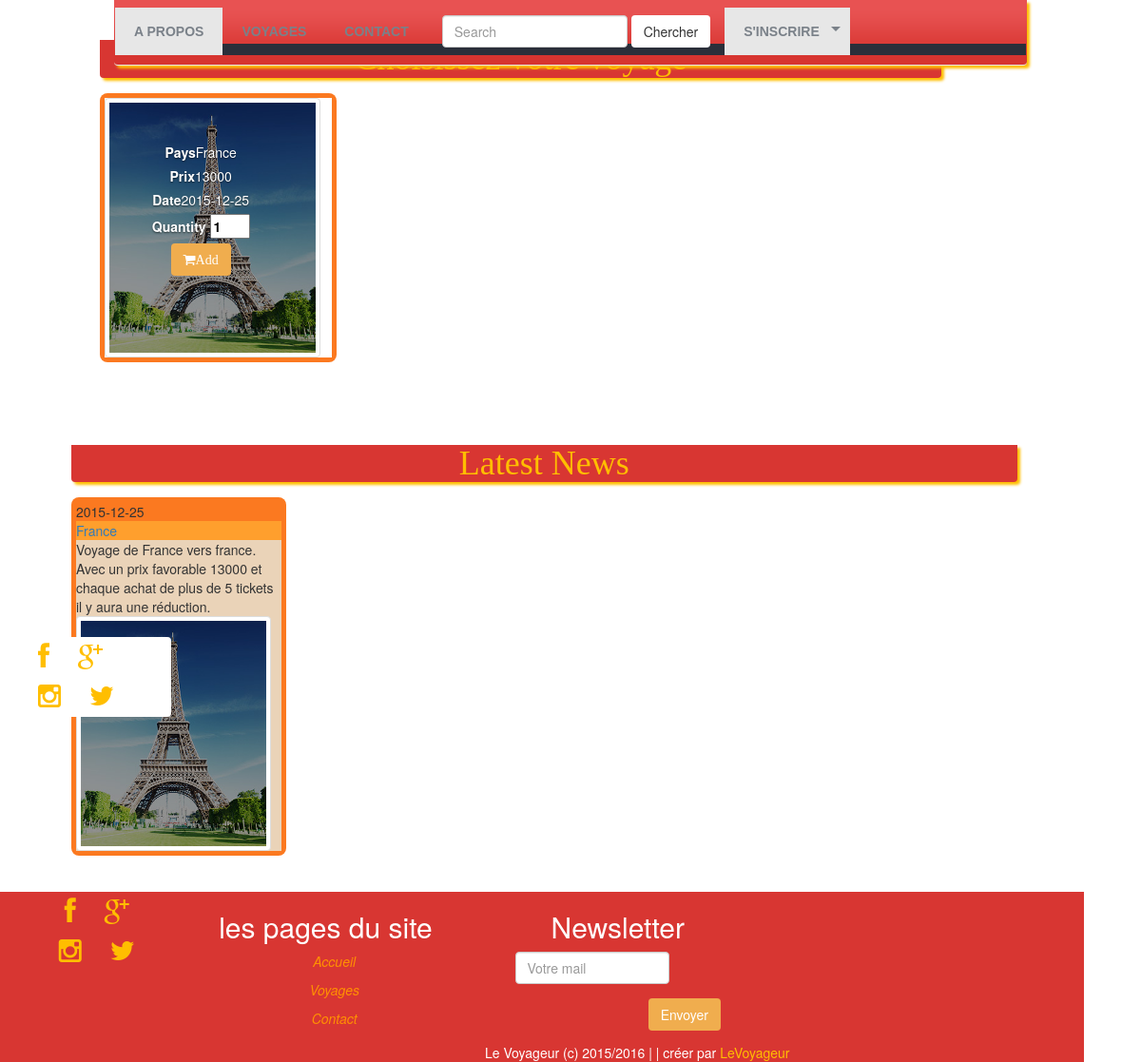
The page /levoyageurvCSSnatif/voyages.php on the database its author committed.
### tables this page shows
CREATE TABLE IF NOT EXISTS `voyage` (
  `id_voy` int(11) NOT NULL AUTO_INCREMENT,
  `pays` varchar(30) NOT NULL,
  `image` varchar(100) NOT NULL,
  `ville_d` varchar(30) NOT NULL,
  `ville_a` varchar(30) NOT NULL,
  `date_d` date NOT NULL,
  `date_a` date NOT NULL,
  `prix` double NOT NULL,
  `disponible` int(11) NOT NULL,
  PRIMARY KEY (`id_voy`)
);

### levoyageurvCSSnatif/voyages.php (the view, shortened to what this page needs)
<!DOCTYPE html>
<html lang="en">
<head>
<?php  include("front/head.php");  ?>
	</head>
	<body class="page1" id="top">
<?php
include ("front/nav.php");
 ?>
			<div class="container content-body">
				<section class="row">
					<div class="col-lg-12 col-md-12">
						<?php include("front/icons.php");  ?>
<?php
include_once("php/connect-db.php");
?>
<?php
if(isset($_POST["chercher"]))
{
$pays = htmlentities($_POST['pays'], ENT_QUOTES);
    $current_url = urlencode($url="http://".$_SERVER['HTTP_HOST'].$_SERVER['REQUEST_URI']);
$today = date('Y-m-d');
$results = $mysqli->query("SELECT id_voy,disponible, pays, date_d, image, prix ,ville_a FROM voyage  WHERE pays = '".$pays."' and date_d >= '".$today."'");
if($results){
$products_item = '<div class=" col-lg-12 col-md-12 col-xs-12 col-sm-12 text-center">
						<h1 class="head1">Les voyages vers '.$pays.'</h1>
					</div> ';
$retourChario=0;
echo "<div classe='row'>";
while($obj = $results->fetch_object())
{
	if ($retourChario==3){
echo <<<EOT
</div>
<div classe="row">
EOT;
}
else {
	$retourChario=$retourChario+1;
}
$products_item .= <<<EOT
<div class="col-lg-4 col-md-4 col-xs-6  col-sm-4 ">
<div class=" col-lg-11 col-md-11 col-xs-11 col-sm-11 art-block">
    <div class="banner">
        <img  class=" img-responsive center-block img-thumbnail" src="images/{$obj->image}" alt="">
        <div class=" caption captionpanier">
            <div class="captionpanier">Pays {$obj->pays}</div>
            <div class="captionpanier">Prix<span>{$obj->prix}</span></div>
            <div class="captionpanier date">Date<span>{$obj->date_d}</span></div>
            <form method="post" action="cartupdatev.php">
               <fieldset>
                <label>
                    <span>Quantity</span>
                    <input type="text" size="2" maxlength="2" name="product_qty" value="1"  style="color: black;"/>
                </label>
            </fieldset>
            <input type="hidden" name="id_voy" value="{$obj->id_voy}" />
            <input type="hidden" name="type" value="add" />
            <input type="hidden" name="return_url" value="{$current_url}" />
            <button type="submit" class="  btn btn-warning  fa fa-shopping-cart" >Add</button>
        </form>
    </div>
    				<a  data-toggle="modal"  data-target="#myvoya{$obj->id_voy}" style="text-decoration :none">
								voir détail
							</a>
							<div class="modal fade" id="mymodal{$obj->id_voy}" tabindex="-1" role="dialog" aria-labelledby="myModalLabe">
								<div class="modal-dialog" role="document">
									<div class="modal-content">
										<div class="modal-header">
											<button type="button" class="close" data-dismiss="modal" aria-label="Close"><span aria-hidden="true">&times;</span></button>
											<h4 class="modal-title" id="myModalLabe">detail </h4>
										</div>
										<div class="modal-body">
												<div class="form-group">
													<label for="nom3" class="col-sm-2 control-label">Description </label>
													<div class="captionpanier">Pays {$obj->pays}</div>
            										<div class="captionpanier">Prix<span>{$obj->prix}</span></div>
            										<div class="captionpanier date">Date<span>{$obj->date_d}</span></div>
													<p> voyage vers {$obj->pays}<br>
													Prix : {$obj->pays}<br>
													chaque opération d'achat sépeirire à 5 tichets, il y aura une remise
													</p>
												</div>
										</div>
									</div>
								</div>
							</div>
</div>
</div>
</div>
EOT;
}
$products_item .= '';
echo $products_item;
}
}
else
        {
           $current_url = urlencode($url="http://".$_SERVER['HTTP_HOST'].$_SERVER['REQUEST_URI']);
$today = date('Y-m-d');
$results = $mysqli->query("SELECT id_voy,disponible, pays, date_d, image, prix ,ville_a FROM voyage  WHERE date_d > '".$today."'");;
if($results){
$products_item = '<div class=" col-lg-12 col-md-12 col-xs-12 col-sm-12 text-center">
						<h1 class="head1">Choisissez votre voyage  </h1>
					</div> ';
$retourChario=0;
echo "<div class='row'>";
while($obj = $results->fetch_object())
{
	if ($retourChario==3){
echo <<<EOT
</div>
<div class =" col-lg-12 col-md-12 col-xs-12 col-sm-12 ">
<hr style="">
</div>
<div class="row">
EOT;
$retourChario=0;
}
else {
	$retourChario++;
}
$products_item .= <<<EOT
<div class="col-lg-4 col-md-4 col-xs-6  col-sm-4 ">
<div class=" col-lg-11 col-md-11 col-xs-11 col-sm-11 art-block">
    <div class="banner">
        <img  class=" img-responsive center-block img-thumbnail" src="images/{$obj->image}" alt="">
        <div class=" caption captionpanier">
            <div class=" captionpanier "><label> Pays </label>{$obj->pays}</div>
            <div class=" captionpanier "><label>Prix</label><span>{$obj->prix}</span></div>
            <div class="  captionpanier date"><label>Date</label><span>{$obj->date_d}</span></div>
            <form method="post" action="cartupdatev.php">
               <fieldset>
                <label>
                    <span>Quantity</span>
                    <input type="text" size="2" maxlength="2" name="product_qty" value="1" style="color: black;" />
                </label>
            </fieldset>
            <input type="hidden" name="id_voy" value="{$obj->id_voy}" />
            <input type="hidden" name="type" value="add" />
            <input type="hidden" name="return_url" value="{$current_url}" />
            <button type="submit" class="   btn btn-warning  fa fa-shopping-cart" >Add</button>
        </form>
    </div>
</div>
</div>
</div>
EOT;
}
$products_item .= '';
echo $products_item;
        }
        if($retourChario!=3){
        	echo "</div>";
        }
}
?>
				</section>
<?php
include("front/news.php");
  ?>
</div>
<?php
include("front/footer.php");
 ?>
</body>
</html>

### levoyageurvCSSnatif/front/news.php (shortened to what this page needs)
<section class="row">
			<div class=" col-lg-12 col-md-12 col-xs-12 col-sm-12 text-center">
				<h1 class="head1">Latest News</h1>
			</div>
<?php
include_once("php/connect-db.php");
?>
<?php
$today = date('Y-m-d');
$results = $mysqli->query("SELECT id_voy,disponible, pays, date_d, image, prix ,ville_a, ville_d FROM voyage  WHERE  date_d >= '".$today."' ORDER BY prix");
if($results){
$products_item = '';
$retourChario=0;
while($obj = $results->fetch_object() )
{
	if ($retourChario<4){
$products_item .= <<<EOT
			<div class="col-lg-3 col-md-3 col-xs-12 col-sm-6  " >
				<div class="art-block" >
					<time datetime="{$obj->date_d}">{$obj->date_d}</span></time>
					<div style="
					background-color: #EAD3B8;
					">
					<div class="" style="
					background-color: #FF9F2D;
					"><a href="#">{$obj->pays}</a></div>
					Voyage de {$obj->ville_d} vers {$obj->ville_a}. Avec un prix favorable {$obj->prix} et chaque achat de plus de 5 tickets il y aura une réduction.
					<img class=" img-responsive img-thumbnail" src="images/{$obj->image}" alt="">
				</div>
			</div>
		</div>
EOT;
$retourChario=$retourChario+1;
}
}
$products_item .= '';
echo $products_item;
}
?>
</section>

### levoyageurvCSSnatif/css/voyageur.css (style rules this page uses)
.art-block { background-color: #FB7920 ; border-radius: 8px; padding: 5px; margin-bottom: 10px; }
.head1 { font-family: cursive; background-color: #D83632; border-bottom-left-radius: 10px; border-bottom-right-radius: 10px; text-overflow: ellipsis; color: #FFBE00; box-shadow: 3px 3px 3px #FFBE00; border-bottom-right-radius: 4px; border-bottom-left-radius: 4px; }
.caption { left: 22%; padding-bottom: 30px; position: absolute; bottom: 25%; padding-left: -18%; z-index: 10; padding-top: 20px; padding-bottom: 20px; color: #fff; text-align: center; text-shadow: 0 1px 2px rgba(0,0,0,.6); }
body { background-color: #E9EAED; }
.content-body section { margin-bottom: 2%; margin-top: 2%; background-color: white; }
.content-body section div { margin-right: 0px; background-color: white; }
.content-body section div .art-block { background-color: #FB7920 ; border-radius: 8px; }
.content-body section div .captionpanier { background-color: transparent; }

### levoyageurvCSSnatif/css/natif.css (style rules this page uses)
@media (min-width: 1200px) { .container { width: 95%; } }
@media (min-width: 1200px) { .row { width: 95%; } }
@media (min-width: 1200px) { .col-lg-3 { width: 25%; } }
@media (min-width: 1200px) { .col-lg-4 { width: 33%; } }
@media (min-width: 1200px) { .col-lg-12 { width: 100%; } }
body { background-color: #E9EAED; }
.row { float: left; }
.col-lg-6,.col-lg-4,.col-lg-3, .fondateurs, .contact { position: relative; min-height: 1px; float: left; }
body { font-family: "Helvetica Neue", Helvetica, Arial, sans-serif; font-size: 14px; line-height: 1.42857143; color: #333; background-color: #fff; }
img { vertical-align: middle; }
.img-responsive { display: inline-block; max-width: 95%; height: auto; padding: 4px; line-height: 1.42857143; background-color: #fff; border: 1px solid #ddd; border-radius: 4px; -webkit-transition: all .2s ease-in-out; -o-transition: all .2s ease-in-out; transition: all .2s ease-in-out; }
.container { margin: auto; padding-right: 15px; padding-left: 15px; margin-right: auto; margin-left: auto; }
.row { margin: auto; padding-right: 15px; padding-left: 15px; margin-right: auto; margin-left: auto; }
input, button, select, textarea { font-family: inherit; font-size: inherit; line-height: inherit; }
input { line-height: normal; }
button, input, optgroup, select, textarea { margin: 0; font: inherit; color: inherit; }
.btn-warning { color: #fff; background-color: #f0ad4e; border-color: #eea236; }
.btn { display: inline-block; padding: 6px 12px; margin-bottom: 0; font-size: 14px; font-weight: 400; line-height: 1.42857143; text-align: center; background-image: none; border: 1px solid transparent; border-radius: 4px; }
article, aside, details, figcaption, figure, footer, header, hgroup, main, menu, nav, section, summary { display: block; }
.col-lg-6,.col-lg-10,.col-lg-12,.col-lg-2, .col-lg-4, .col-lg-3 { margin-bottom: 6px; }

### rows shown on the page
voyage: pays "France", prix "13000", date_d "2015-12-25", ville_d "France", ville_a "france", image (picture)
